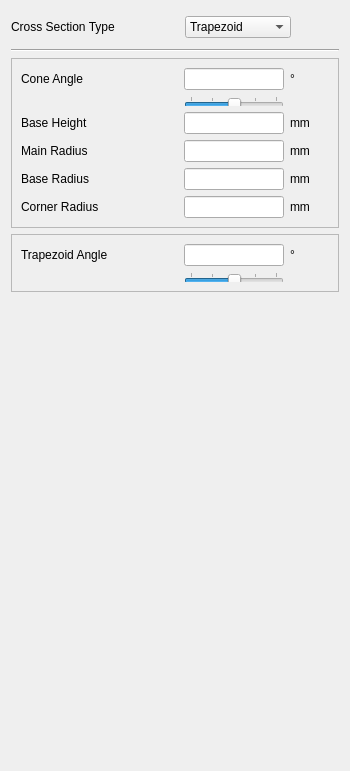
     <widget class="QWidget" name="page_cross">
      <property name="geometry">
       <rect>
        <x>0</x>
        <y>0</y>
        <width>350</width>
        <height>771</height>
       </rect>
      </property>
      <attribute name="label">
       <string>Cross Section</string>
      </attribute>
      <layout class="QGridLayout" name="gridLayout_19">
       <item row="9" column="1">
        <spacer name="verticalSpacer_6">
         <property name="orientation">
          <enum>Qt::Vertical</enum>
         </property>
         <property name="sizeHint" stdset="0">
          <size>
           <width>20</width>
           <height>40</height>
          </size>
         </property>
        </spacer>
       </item>
       <item row="0" column="1">
        <spacer name="horizontalSpacer_5">
         <property name="orientation">
          <enum>Qt::Horizontal</enum>
         </property>
         <property name="sizeType">
          <enum>QSizePolicy::Minimum</enum>
         </property>
         <property name="sizeHint" stdset="0">
          <size>
           <width>40</width>
           <height>32</height>
          </size>
         </property>
        </spacer>
       </item>
       <item row="0" column="0">
        <widget class="QLabel" name="label_26">
         <property name="sizePolicy">
          <sizepolicy hsizetype="Fixed" vsizetype="Preferred">
           <horstretch>0</horstretch>
           <verstretch>0</verstretch>
          </sizepolicy>
         </property>
         <property name="minimumSize">
          <size>
           <width>120</width>
           <height>0</height>
          </size>
         </property>
         <property name="text">
          <string>Cross Section Type</string>
         </property>
        </widget>
       </item>
       <item row="0" column="2">
        <widget class="QComboBox" name="comboBox_cross_type">
         <property name="sizePolicy">
          <sizepolicy hsizetype="Minimum" vsizetype="Fixed">
           <horstretch>0</horstretch>
           <verstretch>0</verstretch>
          </sizepolicy>
         </property>
         <item>
          <property name="text">
           <string>Trapezoid</string>
          </property>
         </item>
         <item>
          <property name="text">
           <string>Radius Based</string>
          </property>
         </item>
        </widget>
       </item>
       <item row="8" column="0" colspan="4">
        <widget class="QFrame" name="frame_trapezoid">
         <property name="frameShape">
          <enum>QFrame::StyledPanel</enum>
         </property>
         <property name="frameShadow">
          <enum>QFrame::Raised</enum>
         </property>
         <layout class="QGridLayout" name="gridLayout_5">
          <item row="0" column="0">
           <widget class="QLabel" name="label_30">
            <property name="sizePolicy">
             <sizepolicy hsizetype="Fixed" vsizetype="Preferred">
              <horstretch>0</horstretch>
              <verstretch>0</verstretch>
             </sizepolicy>
            </property>
            <property name="minimumSize">
             <size>
              <width>120</width>
              <height>0</height>
             </size>
            </property>
            <property name="maximumSize">
             <size>
              <width>16777215</width>
              <height>16777215</height>
             </size>
            </property>
            <property name="text">
             <string>Trapezoid Angle</string>
            </property>
           </widget>
          </item>
          <item row="0" column="2">
           <widget class="QLineEdit" name="lineEdit_trapezoid_angle">
            <property name="sizePolicy">
             <sizepolicy hsizetype="Minimum" vsizetype="Fixed">
              <horstretch>0</horstretch>
              <verstretch>0</verstretch>
             </sizepolicy>
            </property>
            <property name="maximumSize">
             <size>
              <width>100</width>
              <height>16777215</height>
             </size>
            </property>
           </widget>
          </item>
          <item row="0" column="3">
           <widget class="QLabel" name="label_43">
            <property name="minimumSize">
             <size>
              <width>20</width>
              <height>0</height>
             </size>
            </property>
            <property name="text">
             <string>°</string>
            </property>
           </widget>
          </item>
          <item row="1" column="2">
           <widget class="QSlider" name="horizontalSlider_trapezoid_angle">
            <property name="sizePolicy">
             <sizepolicy hsizetype="Minimum" vsizetype="Fixed">
              <horstretch>0</horstretch>
              <verstretch>0</verstretch>
             </sizepolicy>
            </property>
            <property name="maximumSize">
             <size>
              <width>16777215</width>
              <height>10</height>
             </size>
            </property>
            <property name="minimum">
             <number>0</number>
            </property>
            <property name="maximum">
             <number>60</number>
            </property>
            <property name="pageStep">
             <number>5</number>
            </property>
            <property name="value">
             <number>30</number>
            </property>
            <property name="orientation">
             <enum>Qt::Horizontal</enum>
            </property>
            <property name="invertedAppearance">
             <bool>false</bool>
            </property>
            <property name="tickPosition">
             <enum>QSlider::TicksAbove</enum>
            </property>
            <property name="tickInterval">
             <number>15</number>
            </property>
           </widget>
          </item>
          <item row="0" column="1">
           <spacer name="horizontalSpacer_12">
            <property name="orientation">
             <enum>Qt::Horizontal</enum>
            </property>
            <property name="sizeType">
             <enum>QSizePolicy::Minimum</enum>
            </property>
            <property name="sizeHint" stdset="0">
             <size>
              <width>37</width>
              <height>17</height>
             </size>
            </property>
           </spacer>
          </item>
         </layout>
        </widget>
       </item>
       <item row="2" column="0" colspan="4">
        <widget class="QFrame" name="frame_radius_based">
         <property name="frameShape">
          <enum>QFrame::StyledPanel</enum>
         </property>
         <property name="frameShadow">
          <enum>QFrame::Raised</enum>
         </property>
         <layout class="QGridLayout" name="gridLayout_6">
          <item row="0" column="3">
           <widget class="QLabel" name="label_87">
            <property name="minimumSize">
             <size>
              <width>20</width>
              <height>0</height>
             </size>
            </property>
            <property name="text">
             <string>°</string>
            </property>
           </widget>
          </item>
          <item row="3" column="0">
           <widget class="QLabel" name="label_86">
            <property name="sizePolicy">
             <sizepolicy hsizetype="Fixed" vsizetype="Preferred">
              <horstretch>0</horstretch>
              <verstretch>0</verstretch>
             </sizepolicy>
            </property>
            <property name="minimumSize">
             <size>
              <width>120</width>
              <height>0</height>
             </size>
            </property>
            <property name="maximumSize">
             <size>
              <width>16777215</width>
              <height>16777215</height>
             </size>
            </property>
            <property name="text">
             <string>Base Height</string>
            </property>
           </widget>
          </item>
          <item row="4" column="0">
           <widget class="QLabel" name="label_98">
            <property name="sizePolicy">
             <sizepolicy hsizetype="Fixed" vsizetype="Preferred">
              <horstretch>0</horstretch>
              <verstretch>0</verstretch>
             </sizepolicy>
            </property>
            <property name="minimumSize">
             <size>
              <width>120</width>
              <height>0</height>
             </size>
            </property>
            <property name="maximumSize">
             <size>
              <width>16777215</width>
              <height>16777215</height>
             </size>
            </property>
            <property name="text">
             <string>Main Radius</string>
            </property>
           </widget>
          </item>
          <item row="5" column="0">
           <widget class="QLabel" name="label_100">
            <property name="sizePolicy">
             <sizepolicy hsizetype="Fixed" vsizetype="Preferred">
              <horstretch>0</horstretch>
              <verstretch>0</verstretch>
             </sizepolicy>
            </property>
            <property name="minimumSize">
             <size>
              <width>120</width>
              <height>0</height>
             </size>
            </property>
            <property name="maximumSize">
             <size>
              <width>16777215</width>
              <height>16777215</height>
             </size>
            </property>
            <property name="text">
             <string>Base Radius</string>
            </property>
           </widget>
          </item>
          <item row="6" column="0">
           <widget class="QLabel" name="label_101">
            <property name="sizePolicy">
             <sizepolicy hsizetype="Fixed" vsizetype="Preferred">
              <horstretch>0</horstretch>
              <verstretch>0</verstretch>
             </sizepolicy>
            </property>
            <property name="minimumSize">
             <size>
              <width>120</width>
              <height>0</height>
             </size>
            </property>
            <property name="maximumSize">
             <size>
              <width>16777215</width>
              <height>16777215</height>
             </size>
            </property>
            <property name="text">
             <string>Corner Radius</string>
            </property>
           </widget>
          </item>
          <item row="0" column="2">
           <widget class="QLineEdit" name="lineEdit_cone_angle">
            <property name="sizePolicy">
             <sizepolicy hsizetype="Minimum" vsizetype="Fixed">
              <horstretch>0</horstretch>
              <verstretch>0</verstretch>
             </sizepolicy>
            </property>
            <property name="maximumSize">
             <size>
              <width>100</width>
              <height>16777215</height>
             </size>
            </property>
           </widget>
          </item>
          <item row="0" column="0">
           <widget class="QLabel" name="label_84">
            <property name="sizePolicy">
             <sizepolicy hsizetype="Fixed" vsizetype="Preferred">
              <horstretch>0</horstretch>
              <verstretch>0</verstretch>
             </sizepolicy>
            </property>
            <property name="minimumSize">
             <size>
              <width>120</width>
              <height>0</height>
             </size>
            </property>
            <property name="maximumSize">
             <size>
              <width>16777215</width>
              <height>16777215</height>
             </size>
            </property>
            <property name="text">
             <string>Cone Angle</string>
            </property>
           </widget>
          </item>
          <item row="0" column="1">
           <spacer name="horizontalSpacer_11">
            <property name="orientation">
             <enum>Qt::Horizontal</enum>
            </property>
            <property name="sizeType">
             <enum>QSizePolicy::Minimum</enum>
            </property>
            <property name="sizeHint" stdset="0">
             <size>
              <width>37</width>
              <height>17</height>
             </size>
            </property>
           </spacer>
          </item>
          <item row="1" column="2">
           <widget class="QSlider" name="horizontalSlider_cone_angle">
            <property name="sizePolicy">
             <sizepolicy hsizetype="Minimum" vsizetype="Fixed">
              <horstretch>0</horstretch>
              <verstretch>0</verstretch>
             </sizepolicy>
            </property>
            <property name="maximumSize">
             <size>
              <width>16777215</width>
              <height>10</height>
             </size>
            </property>
            <property name="minimum">
             <number>0</number>
            </property>
            <property name="maximum">
             <number>60</number>
            </property>
            <property name="pageStep">
             <number>5</number>
            </property>
            <property name="value">
             <number>30</number>
            </property>
            <property name="orientation">
             <enum>Qt::Horizontal</enum>
            </property>
            <property name="invertedAppearance">
             <bool>false</bool>
            </property>
            <property name="tickPosition">
             <enum>QSlider::TicksAbove</enum>
            </property>
            <property name="tickInterval">
             <number>15</number>
            </property>
           </widget>
          </item>
          <item row="3" column="2">
           <widget class="QLineEdit" name="lineEdit_base_height">
            <property name="sizePolicy">
             <sizepolicy hsizetype="Minimum" vsizetype="Fixed">
              <horstretch>0</horstretch>
              <verstretch>0</verstretch>
             </sizepolicy>
            </property>
            <property name="maximumSize">
             <size>
              <width>100</width>
              <height>16777215</height>
             </size>
            </property>
           </widget>
          </item>
          <item row="4" column="2">
           <widget class="QLineEdit" name="lineEdit_main_radius">
            <property name="sizePolicy">
             <sizepolicy hsizetype="Minimum" vsizetype="Fixed">
              <horstretch>0</horstretch>
              <verstretch>0</verstretch>
             </sizepolicy>
            </property>
            <property name="maximumSize">
             <size>
              <width>100</width>
              <height>50</height>
             </size>
            </property>
           </widget>
          </item>
          <item row="5" column="2">
           <widget class="QLineEdit" name="lineEdit_base_radius">
            <property name="sizePolicy">
             <sizepolicy hsizetype="Minimum" vsizetype="Fixed">
              <horstretch>0</horstretch>
              <verstretch>0</verstretch>
             </sizepolicy>
            </property>
            <property name="maximumSize">
             <size>
              <width>100</width>
              <height>16777215</height>
             </size>
            </property>
           </widget>
          </item>
          <item row="6" column="2">
           <widget class="QLineEdit" name="lineEdit_corner_radius">
            <property name="sizePolicy">
             <sizepolicy hsizetype="Minimum" vsizetype="Fixed">
              <horstretch>0</horstretch>
              <verstretch>0</verstretch>
             </sizepolicy>
            </property>
            <property name="maximumSize">
             <size>
              <width>100</width>
              <height>16777215</height>
             </size>
            </property>
           </widget>
          </item>
          <item row="3" column="3">
           <widget class="QLabel" name="label_96">
            <property name="minimumSize">
             <size>
              <width>20</width>
              <height>0</height>
             </size>
            </property>
            <property name="text">
             <string>mm</string>
            </property>
           </widget>
          </item>
          <item row="4" column="3">
           <widget class="QLabel" name="label_97">
            <property name="minimumSize">
             <size>
              <width>20</width>
              <height>0</height>
             </size>
            </property>
            <property name="text">
             <string>mm</string>
            </property>
           </widget>
          </item>
          <item row="5" column="3">
           <widget class="QLabel" name="label_102">
            <property name="minimumSize">
             <size>
              <width>20</width>
              <height>0</height>
             </size>
            </property>
            <property name="text">
             <string>mm</string>
            </property>
           </widget>
          </item>
          <item row="6" column="3">
           <widget class="QLabel" name="label_99">
            <property name="minimumSize">
             <size>
              <width>20</width>
              <height>0</height>
             </size>
            </property>
            <property name="text">
             <string>mm</string>
            </property>
           </widget>
          </item>
         </layout>
        </widget>
       </item>
       <item row="1" column="0" colspan="4">
        <widget class="Line" name="line_3">
         <property name="orientation">
          <enum>Qt::Horizontal</enum>
         </property>
        </widget>
       </item>
      </layout>
     </widget>
